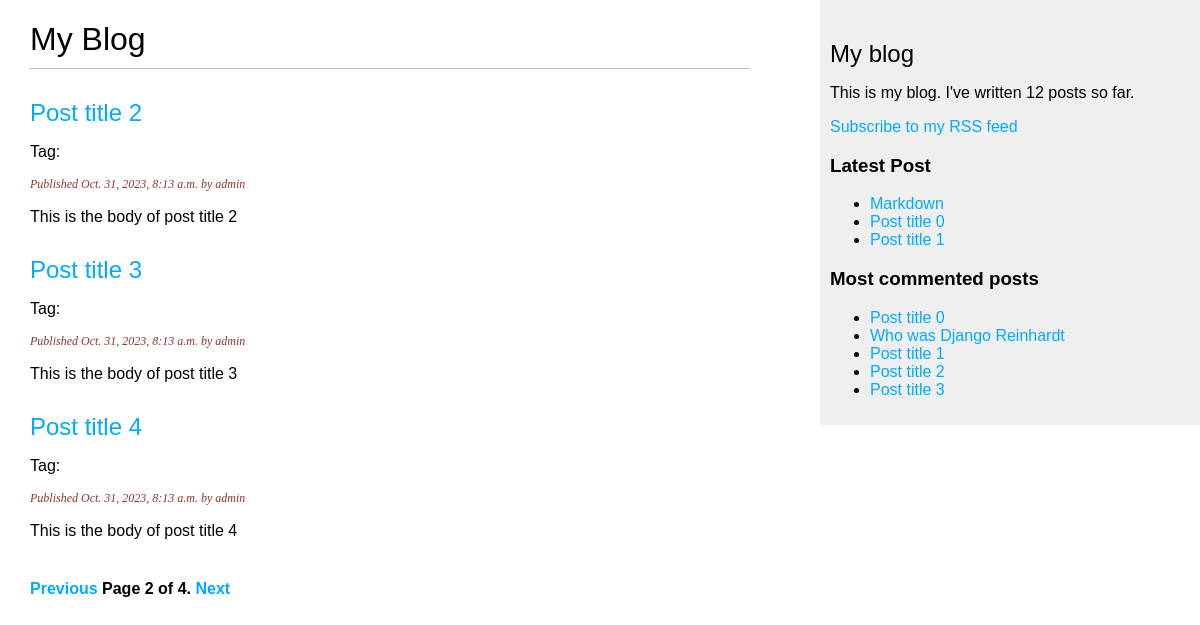
Screenshot of /blog/?page=2 with the database file from the repository.
### blog/models.py (models this page shows, shortened)
class Post(models.Model):
    class Status(models.TextChoices):
        DRAFT = 'DF', 'DRAFT'
        PUBLISHED = 'PB', 'PUBLISHED'
    title = models.CharField(max_length=250)
    slug = models.SlugField(max_length=250, unique_for_date='publish')
    author = models.ForeignKey(User, on_delete=models.CASCADE, related_name='blog_posts')
    body = models.TextField()
    publish = models.DateTimeField(default=timezone.now)
    created = models.DateTimeField(auto_now_add=True)
    updated = models.DateTimeField(auto_now=True)
    status = models.CharField(max_length=2, choices=Status.choices, default=Status.DRAFT)
    objects = models.Manager() # By Default manager
    published = PublishedManager() # Our custom manager
    tags = TaggableManager()
    class Meta:
        ordering = ['-publish']
        indexes = [models.Index(fields=['-publish'])]
    def get_absolute_url(self):
        return reverse("blog:post_detail", args=[self.publish.year, self.publish.month, self.publish.day, self.slug ])

### blog/views.py (the view)
# urls.py: path('', views.post_list, name='post_list'),
def post_list(request, tag_slug=None):
    post_list = Post.published.all()
    tag=None
    if tag_slug:
        tag = get_object_or_404(Tag, slug=tag_slug)
        post_list = post_list.filter(tags__in=[tag])
    paginator = Paginator(post_list, 3)
    page_number = request.GET.get('page',1)
    try:
        posts = paginator.page(page_number)
    except PageNotAnInteger:
        posts = paginator.page(1)
    except EmptyPage:
        posts = paginator.page(paginator.num_pages)
    return render(request, 'blog/post/list.html', {'posts':posts,'tag':tag})

### blog/models.py (called while the page is built)
    def get_queryset(self):
        return super().get_queryset().filter(status = Post.Status.PUBLISHED)

### blog/templatetags/blog_tags.py (called while the page is built)
@register.simple_tag()
def total_posts():
    return Post.published.count()

@register.inclusion_tag('blog/post/latest_posts.html')
def show_latest_posts(count=5):
    latest_posts = Post.published.order_by('-publish')[:count]
    return {'latest_posts':latest_posts}

@register.simple_tag()
def get_most_commented_post(count=5):
    return Post.published.annotate(total_comments=Count('comments')).order_by('-total_comments')[:count]

@register.filter(name='markdown')
def markdown_format(text):
    return mark_safe(markdown.markdown(text))

### blog/templates/blog/post/list.html (shortened to what this page needs)
{% extends "blog/base.html" %}
{% load blog_tags %}
{% block content %}
    <h1>My Blog</h1>
    {% for post in posts %}
        <h2>
            <a href="{{post.get_absolute_url}}">{{post.title}}</a>
        </h2>
        <p class="tags">
            Tag:
        </p>
        <p class="date">
            Published {{ post.publish }} by {{ post.author }}
        </p>
        {{ post.body|markdown|truncatewords_html:30 }}
    {% endfor %}
    {% include "pagination.html" with page=posts %}
{% endblock content %}

### blog/templates/blog/base.html (shortened to what this page needs)
{% load blog_tags %}
{% load static %}
<!DOCTYPE html>
<html>
    <head>
        <link href="{% static "css/blog.css" %}" rel="stylesheet">
    </head>
    <body>
        <div id="content">
            {% block content %}
            {% endblock %}
        </div>
        <div id="sidebar">
            <h2>My blog</h2>
            <p>
                This is my blog.
                I've written {% total_posts %} posts so far.
            </p>
            <p>
                <a href="{% url 'blog:post_feed' %}">Subscribe to my RSS feed</a>
            </p>
            <h3>Latest Post</h3>
            {% show_latest_posts 3 %}
            <h3>Most commented posts</h3>
            {% get_most_commented_post as most_commented_posts %}
            <ul>
                {% for post in most_commented_posts %}
                    <li>
                        <a href="{{post.get_absolute_url}}">{{post.title}}</a>
                    </li>
                {% endfor %}
            </ul>
        </div>
    </body>
</html>

### blog/templates/blog/post/latest_posts.html
<ul>
    {% for post in latest_posts %}
    <li>
        <a href="{{post.get_absolute_url}}">{{post.title}}</a>
    </li>
    {% endfor %}
</ul>

### blog/static/css/blog.css (style rules this page uses)
body { margin: 0; padding: 0; font-family: helvetica, sans-serif; }
a { color: #00abff; text-decoration: none; }
h1 { font-weight: normal; border-bottom: 1px solid #bbb; padding: 0 0 10px 0; }
h2 { font-weight: normal; margin: 30px 0 0; }
#content { float: left; width: 60%; padding: 0 0 0 30px; }
#sidebar { float: right; width: 30%; padding: 10px; background: #efefef; height: 100%; }
p.date { color: #913333; font-family: georgia, serif; font-size: 12px; font-style: italic; }

### rows the page displays
Post: title "Post title 2", publish "Oct. 31, 2023, 8:13 a.m.", author "admin", body "This is the body of post title 2"
Post: title "Post title 3", publish "Oct. 31, 2023, 8:13 a.m.", author "admin", body "This is the body of post title 3"
Post: title "Post title 4", publish "Oct. 31, 2023, 8:13 a.m.", author "admin", body "This is the body of post title 4"
Post: title "Markdown"
Post: title "Post title 0"
Post: title "Post title 1"
Post: title "Who was Django Reinhardt"

### other values shown
{{ page.number }} "2"
{{ page.paginator.num_pages }} "4"
